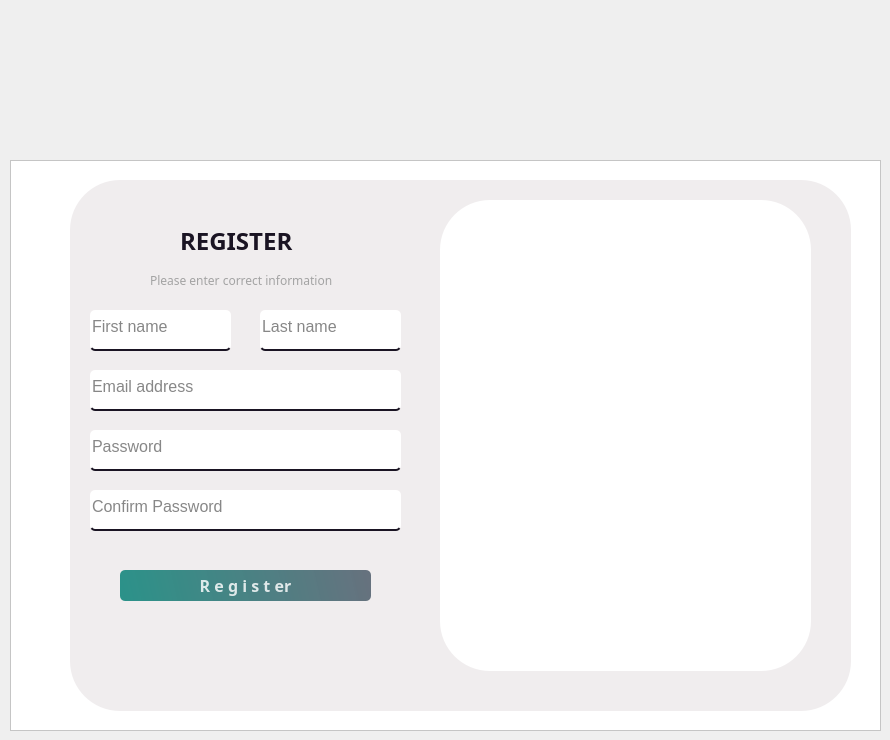
    <widget class="QWidget" name="page_2">
     <widget class="QFrame" name="frame_2">
      <property name="geometry">
       <rect>
        <x>10</x>
        <y>160</y>
        <width>871</width>
        <height>571</height>
       </rect>
      </property>
      <property name="styleSheet">
       <string notr="true">background-color: rgb(255, 255, 255);</string>
      </property>
      <property name="frameShape">
       <enum>QFrame::StyledPanel</enum>
      </property>
      <property name="frameShadow">
       <enum>QFrame::Raised</enum>
      </property>
      <widget class="QLabel" name="label_6">
       <property name="geometry">
        <rect>
         <x>60</x>
         <y>20</y>
         <width>781</width>
         <height>531</height>
        </rect>
       </property>
       <property name="styleSheet">
        <string notr="true">
background-color: #F0EDEE;
border-radius:50px;</string>
       </property>
       <property name="text">
        <string/>
       </property>
      </widget>
      <widget class="QLabel" name="label_4">
       <property name="geometry">
        <rect>
         <x>170</x>
         <y>60</y>
         <width>141</width>
         <height>41</height>
        </rect>
       </property>
       <property name="font">
        <font>
         <family>Sitka Banner</family>
         <pointsize>18</pointsize>
         <bold>true</bold>
        </font>
       </property>
       <property name="styleSheet">
        <string notr="true">
background-color: #F0EDEE;
color: #1A1423;
</string>
       </property>
       <property name="text">
        <string>REGISTER</string>
       </property>
      </widget>
      <widget class="QLineEdit" name="lineEdit_4">
       <property name="geometry">
        <rect>
         <x>250</x>
         <y>150</y>
         <width>141</width>
         <height>41</height>
        </rect>
       </property>
       <property name="font">
        <font>
         <pointsize>12</pointsize>
        </font>
       </property>
       <property name="styleSheet">
        <string notr="true">border:none;
border-bottom:2px solid rgba(46, 82, 101, 200);
color:rgba(0, 0, 0, 240);
padding-bottom:7px;
border-bottom-color: rgb(26, 20, 35);
border-radius:5px;</string>
       </property>
       <property name="text">
        <string/>
       </property>
       <property name="placeholderText">
        <string>Last name</string>
       </property>
      </widget>
      <widget class="QLineEdit" name="lineEdit_5">
       <property name="geometry">
        <rect>
         <x>80</x>
         <y>270</y>
         <width>311</width>
         <height>41</height>
        </rect>
       </property>
       <property name="font">
        <font>
         <pointsize>12</pointsize>
        </font>
       </property>
       <property name="styleSheet">
        <string notr="true">border:none;
border-bottom:2px solid rgba(46, 82, 101, 200);
color:rgba(0, 0, 0, 240);
border-bottom-color: rgb(26, 20, 35);
padding-bottom:7px;
border-radius:5px;</string>
       </property>
       <property name="text">
        <string/>
       </property>
       <property name="echoMode">
        <enum>QLineEdit::Password</enum>
       </property>
       <property name="placeholderText">
        <string>Password</string>
       </property>
      </widget>
      <widget class="QLineEdit" name="lineEdit_6">
       <property name="geometry">
        <rect>
         <x>80</x>
         <y>330</y>
         <width>311</width>
         <height>41</height>
        </rect>
       </property>
       <property name="font">
        <font>
         <pointsize>12</pointsize>
        </font>
       </property>
       <property name="styleSheet">
        <string notr="true">border:none;
border-bottom:2px solid rgba(46, 82, 101, 200);
color:rgba(0, 0, 0, 240);
border-bottom-color: rgb(26, 20, 35);
padding-bottom:7px;
border-radius:5px;</string>
       </property>
       <property name="text">
        <string/>
       </property>
       <property name="echoMode">
        <enum>QLineEdit::Password</enum>
       </property>
       <property name="placeholderText">
        <string>Confirm Password</string>
       </property>
      </widget>
      <widget class="QLineEdit" name="lineEdit_7">
       <property name="geometry">
        <rect>
         <x>80</x>
         <y>150</y>
         <width>141</width>
         <height>41</height>
        </rect>
       </property>
       <property name="font">
        <font>
         <pointsize>12</pointsize>
        </font>
       </property>
       <property name="styleSheet">
        <string notr="true">border:none;
border-bottom:2px solid rgba(46, 82, 101, 200);
color:rgba(0, 0, 0, 240);
border-bottom-color: rgb(26, 20, 35);
padding-bottom:7px;
border-radius:5px;</string>
       </property>
       <property name="text">
        <string/>
       </property>
       <property name="placeholderText">
        <string>First name</string>
       </property>
      </widget>
      <widget class="QLineEdit" name="lineEdit_8">
       <property name="geometry">
        <rect>
         <x>80</x>
         <y>210</y>
         <width>311</width>
         <height>41</height>
        </rect>
       </property>
       <property name="font">
        <font>
         <pointsize>12</pointsize>
        </font>
       </property>
       <property name="styleSheet">
        <string notr="true">border:none;
border-bottom:2px solid rgba(46, 82, 101, 200);
color:rgba(0, 0, 0, 240);
border-bottom-color: rgb(26, 20, 35);
padding-bottom:7px;
border-radius:5px;</string>
       </property>
       <property name="text">
        <string/>
       </property>
       <property name="placeholderText">
        <string>Email address</string>
       </property>
      </widget>
      <widget class="QPushButton" name="pushButton_3">
       <property name="geometry">
        <rect>
         <x>110</x>
         <y>410</y>
         <width>251</width>
         <height>31</height>
        </rect>
       </property>
       <property name="font">
        <font>
         <family>Sitka Banner</family>
         <pointsize>12</pointsize>
         <bold>true</bold>
        </font>
       </property>
       <property name="styleSheet">
        <string notr="true">

QPushButton#pushButton_3{
	background-color: qlineargradient(spread:pad, x1:0, y1:0.505682, x2:1, y2:0.477, stop:0 rgba(11, 131, 120, 219), stop:1 rgba(85, 98, 112, 226));
	color:rgba(255, 255, 255, 210);
	border-radius:5px;
}

QPushButton#pushButton_3:hover{
	background-color: qlineargradient(spread:pad, x1:0, y1:0.505682, x2:1, y2:0.477, stop:0 rgba(150, 123, 111, 219), stop:1 rgba(85, 81, 84, 226));
}

QPushButton#pushButton_3:pressed{
	padding-left:5px;
	padding-top:5px;
	background-color:rgba(150, 123, 111, 255);
}
</string>
       </property>
       <property name="text">
        <string>R e g i s t er</string>
       </property>
      </widget>
      <widget class="QLabel" name="label_8">
       <property name="geometry">
        <rect>
         <x>430</x>
         <y>40</y>
         <width>371</width>
         <height>471</height>
        </rect>
       </property>
       <property name="styleSheet">
        <string notr="true">border-image: url(:/images/ect.jpg);
border-radius:50px;</string>
       </property>
       <property name="text">
        <string/>
       </property>
      </widget>
      <widget class="QLabel" name="label_12">
       <property name="geometry">
        <rect>
         <x>140</x>
         <y>110</y>
         <width>191</width>
         <height>20</height>
        </rect>
       </property>
       <property name="font">
        <font>
         <family>Sitka Banner</family>
         <pointsize>9</pointsize>
        </font>
       </property>
       <property name="styleSheet">
        <string notr="true">color:rgb(163, 163, 163);
background-color: #F0EDEE;</string>
       </property>
       <property name="text">
        <string>Please enter correct information</string>
       </property>
      </widget>
     </widget>
    </widget>
